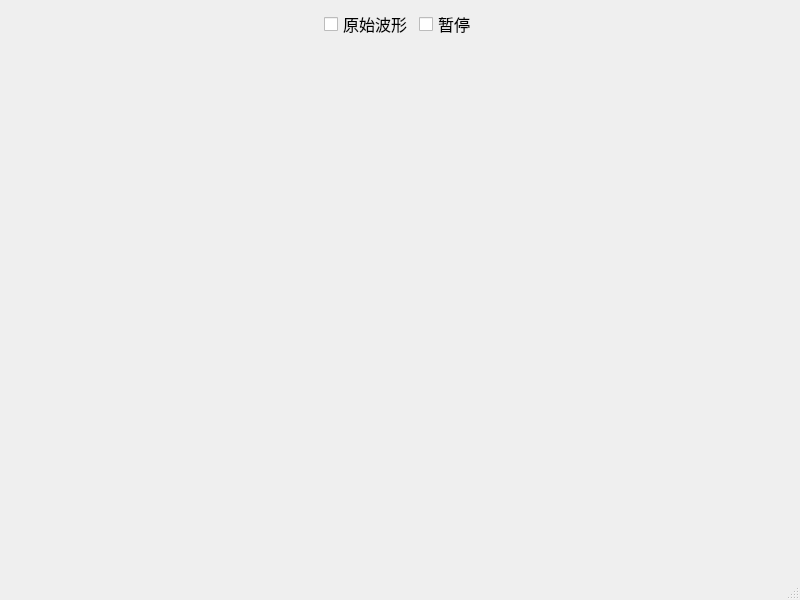
<?xml version="1.0" encoding="UTF-8"?>
<ui version="4.0">
 <class>MainWindow</class>
 <widget class="QMainWindow" name="MainWindow">
  <property name="windowModality">
   <enum>Qt::NonModal</enum>
  </property>
  <property name="geometry">
   <rect>
    <x>0</x>
    <y>0</y>
    <width>800</width>
    <height>600</height>
   </rect>
  </property>
  <property name="windowTitle">
   <string>IndoorLocation-Filter</string>
  </property>
  <property name="tabShape">
   <enum>QTabWidget::Rounded</enum>
  </property>
  <property name="dockNestingEnabled">
   <bool>true</bool>
  </property>
  <property name="dockOptions">
   <set>QMainWindow::AllowNestedDocks|QMainWindow::AllowTabbedDocks|QMainWindow::AnimatedDocks</set>
  </property>
  <widget class="QWidget" name="centralwidget">
   <layout class="QHBoxLayout" name="horizontalLayout_3">
    <item>
     <layout class="QVBoxLayout" name="verticalLayout" stretch="1,0,8">
      <item>
       <layout class="QHBoxLayout" name="horizontalLayout">
        <property name="sizeConstraint">
         <enum>QLayout::SetFixedSize</enum>
        </property>
        <item>
         <widget class="QCheckBox" name="cb_raw">
          <property name="sizePolicy">
           <sizepolicy hsizetype="Fixed" vsizetype="Fixed">
            <horstretch>0</horstretch>
            <verstretch>0</verstretch>
           </sizepolicy>
          </property>
          <property name="font">
           <font>
            <family>微软雅黑</family>
            <pointsize>12</pointsize>
           </font>
          </property>
          <property name="text">
           <string>原始波形</string>
          </property>
         </widget>
        </item>
        <item>
         <widget class="QCheckBox" name="cb_pause">
          <property name="sizePolicy">
           <sizepolicy hsizetype="Fixed" vsizetype="Fixed">
            <horstretch>0</horstretch>
            <verstretch>0</verstretch>
           </sizepolicy>
          </property>
          <property name="font">
           <font>
            <family>微软雅黑</family>
            <pointsize>12</pointsize>
           </font>
          </property>
          <property name="text">
           <string>暂停</string>
          </property>
         </widget>
        </item>
       </layout>
      </item>
      <item>
       <spacer name="verticalSpacer">
        <property name="orientation">
         <enum>Qt::Vertical</enum>
        </property>
        <property name="sizeHint" stdset="0">
         <size>
          <width>20</width>
          <height>2</height>
         </size>
        </property>
       </spacer>
      </item>
      <item>
       <layout class="QHBoxLayout" name="layout_wave" stretch=""/>
      </item>
     </layout>
    </item>
   </layout>
  </widget>
  <widget class="QMenuBar" name="menubar">
   <property name="geometry">
    <rect>
     <x>0</x>
     <y>0</y>
     <width>800</width>
     <height>23</height>
    </rect>
   </property>
  </widget>
  <widget class="QStatusBar" name="statusbar">
   <property name="enabled">
    <bool>true</bool>
   </property>
  </widget>
 </widget>
 <resources/>
 <connections/>
</ui>
